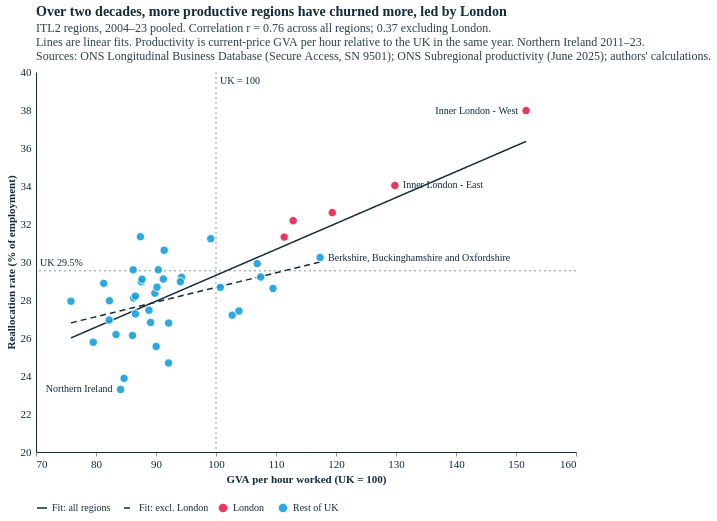

The cell this chart's notebook holds for it:
### Markdown cell above
### 1c. Whole period, 2004–2023

The same levels comparison, pooled over the whole span covered by both datasets (productivity hours start in 2004 and end in 2023). Northern Ireland enters from 2011 only, for both measures. This is the most stable cross-regional picture but mixes the pre-crisis boom, the 2010s and COVID. The robustness rows `2004–23 …` in table (a) drop the spike/COVID years and London. Because UK-wide churn was higher in 2004–10 than afterwards, NI's 2011–23 rate is not strictly comparable with the other regions' 2004–23 rates (it will look somewhat lower). Even so, NI is below the UK in 2011–23 alone.

### Code cell
fp = levels_chart(full, FULL, "2004–23", "Over two decades, more productive regions have churned more, led by London",
                  note=" Northern Ireland 2011–23.", ni_from=2011)
styles.save(fp, str(FIG), "reallocation_productivity_levels_2004_2023", width=540, height=380)
fp.properties(width=540, height=380)

### Figure 1 — Vega-Lite specification as saved in the notebook (floating-point values rounded to 4 significant figures)
{"config": {"background": "#fff", "font": "Circular Std", "text": {"color": "#122b39", "font": "Circular Std", "align": "left", "dx": 7, "dy": 0, "fontSize": 11}, "view": {"stroke": null, "continuousWidth": 350, "continuousHeight": 280, "discreteWidth": 400, "discreteHeight": 300}, "bar": {"color": "#179fdb"}, "line": {"color": "#e6224b"}, "rule": {"color": "#122b39"}, "point": {"filled": true, "size": 80, "color": "#e6224b", "opacity": 0.95}, "geoshape": {"stroke": "white", "strokeWidth": 0.3}, "axis": {"labelColor": "#122b39", "labelFontSize": 11, "labelFont": "Circular Std", "tickColor": "#122b39", "tickOpacity": 0.5, "domainColor": "#122b39", "domainOpacity": 1, "gridColor": "#122b39", "gridDash": [2, 2], "gridOpacity": 0.5, "title": null, "titleColor": "#122b39", "tickSize": 4, "grid": false, "domain": true}, "axisXDiscrete": {"grid": false, "labelAngle": 0, "tickCount": 10, "tickOpacity": 0.5, "title": null}, "axisYDiscrete": {"ticks": false, "labelPadding": 5, "grid": false}, "axisXTemporal": {"grid": false, "ticks": true}, "axisXQuantitative": {"grid": false}, "axisYQuantitative": {"gridColor": "#122b39", "gridDash": [1, 5], "gridOpacity": 0.5, "ticks": false, "labelPadding": 5, "tickCount": 8, "grid": false}, "title": {"color": "#122b39", "subtitleColor": "#122b39E6", "font": "Circular Std", "subtitleFont": "Circular Std", "anchor": "start", "frame": "group", "fontSize": 14, "subtitleFontSize": 12, "subtitlePadding": 4, "offset": 0}, "legend": {"titleColor": "#122b39", "labelColor": "#122b39"}}, "layer": [{"data": {"name": "data-967b250b00915ccf352077de60cc3767"}, "mark": {"type": "rule", "color": "#122b39", "opacity": 0.5, "strokeDash": [2, 3]}, "encoding": {"x": {"field": "v", "scale": {"domain": [70, 160.0], "nice": false, "zero": false}, "type": "quantitative"}}}, {"data": {"name": "data-53831fc8cb099e6a77a0e06df7494ecd"}, "mark": {"type": "rule", "color": "#122b39", "opacity": 0.5, "strokeDash": [2, 3]}, "encoding": {"y": {"field": "v", "scale": {"domain": [20, 40], "nice": false, "zero": false}, "type": "quantitative"}}}, {"data": {"name": "data-843402946058bd9056b123150ee58948"}, "mark": {"type": "text", "align": "left", "baseline": "top", "color": "#122b39", "dx": 4, "dy": 4, "fontSize": 10}, "encoding": {"text": {"value": "UK = 100"}, "x": {"field": "x", "scale": {"domain": [70, 160.0], "nice": false, "zero": false}, "type": "quantitative"}, "y": {"field": "y", "scale": {"domain": [20, 40], "nice": false, "zero": false}, "type": "quantitative"}}}, {"data": {"name": "data-f2e8e358e3fc241efc6d67a31d3da214"}, "mark": {"type": "text", "align": "left", "baseline": "bottom", "color": "#122b39", "dx": 4, "dy": -3, "fontSize": 10}, "encoding": {"text": {"value": "UK 29.5%"}, "x": {"field": "x", "scale": {"domain": [70, 160.0], "nice": false, "zero": false}, "type": "quantitative"}, "y": {"field": "y", "scale": {"domain": [20, 40], "nice": false, "zero": false}, "type": "quantitative"}}}, {"data": {"name": "data-d15c498835ce4410afa0a91999a1712d"}, "mark": {"type": "line", "color": "#122b39", "strokeWidth": 1.5}, "encoding": {"strokeDash": {"field": "fit", "legend": {"orient": "bottom", "title": null}, "scale": {"domain": ["Fit: all regions", "Fit: excl. London"], "range": [[1, 0], [6, 4]]}, "type": "nominal"}, "x": {"field": "x", "scale": {"domain": [70, 160.0], "nice": false, "zero": false}, "type": "quantitative"}, "y": {"field": "y", "scale": {"domain": [20, 40], "nice": false, "zero": false}, "type": "quantitative"}}}, {"data": {"name": "data-a97928bde32feb71283888aa96d980c4"}, "mark": {"type": "circle", "opacity": 0.9, "size": 70, "stroke": "white", "strokeWidth": 1}, "encoding": {"color": {"field": "group", "legend": {"orient": "bottom", "title": null}, "scale": {"domain": ["London", "Rest of UK"], "range": ["#e6224b", "#179fdb"]}, "type": "nominal"}, "tooltip": [{"field": "itl2_name", "title": "Region", "type": "nominal"}, {"field": "prod_rel", "format": ".0f", "title": "GVA/hour (UK=100)", "type": "quantitative"}, {"field": "realloc", "format": ".1f", "title": "Reallocation (%)", "type": "quantitative"}], "x": {"axis": {"values": [70, 80, 90, 100, 110, 120, 130, 140, 150, 160]}, "field": "prod_rel", "scale": {"domain": [70, 160.0], "nice": false, "zero": false}, "title": "GVA per hour worked (UK = 100)", "type": "quantitative"}, "y": {"field": "realloc", "scale": {"domain": [20, 40], "nice": false, "zero": false}, "title": "Reallocation rate (% of employment)", "type": "quantitative"}}}, {"data": {"name": "data-7ef42849de97725edef78a6477994435"}, "mark": {"type": "text", "align": "right", "color": "#122b39", "dx": -8, "dy": 0.0, "fontSize": 10}, "encoding": {"text": {"field": "itl2_name", "type": "nominal"}, "x": {"field": "prod_rel", "scale": {"domain": [70, 160.0], "nice": false, "zero": false}, "type": "quantitative"}, "y": {"field": "realloc", "scale": {"domain": [20, 40], "nice": false, "zero": false}, "type": "quantitative"}}}, {"data": {"name": "data-e698c40937959a56ddf5d6b520ddff73"}, "mark": {"type": "text", "align": "left", "color": "#122b39", "dx": 8, "dy": 0.0, "fontSize": 10}, "encoding": {"text": {"field": "itl2_name", "type": "nominal"}, "x": {"field": "prod_rel", "scale": {"domain": [70, 160.0], "nice": false, "zero": false}, "type": "quantitative"}, "y": {"field": "realloc", "scale": {"domain": [20, 40], "nice": false, "zero": false}, "type": "quantitative"}}}, {"data": {"name": "data-dc9451238009bc7f12a33e1cb883829b"}, "mark": {"type": "text", "align": "left", "color": "#122b39", "dx": 8, "dy": 0.0, "fontSize": 10}, "encoding": {"text": {"field": "itl2_name", "type": "nominal"}, "x": {"field": "prod_rel", "scale": {"domain": [70, 160.0], "nice": false, "zero": false}, "type": "quantitative"}, "y": {"field": "realloc", "scale": {"domain": [20, 40], "nice": false, "zero": false}, "type": "quantitative"}}}, {"data": {"name": "data-952df1f4fdae72714e5a4fee0c6120e1"}, "mark": {"type": "text", "align": "right", "color": "#122b39", "dx": -8, "fontSize": 10}, "encoding": {"text": {"field": "itl2_name", "type": "nominal"}, "x": {"field": "prod_rel", "scale": {"domain": [70, 160.0], "nice": false, "zero": false}, "type": "quantitative"}, "y": {"field": "realloc", "scale": {"domain": [20, 40], "nice": false, "zero": false}, "type": "quantitative"}}}], "height": 380, "resolve": {"scale": {"color": "independent", "strokeDash": "independent"}}, "title": {"text": "Over two decades, more productive regions have churned more, led by London", "subtitle": ["ITL2 regions, 2004–23 pooled. Correlation r = 0.76 across all regions; 0.37 excluding London.", "Lines are linear fits. Productivity is current-price GVA per hour relative to the UK in the same year. Northern Ireland 2011–23.", "Sources: ONS Longitudinal Business Database (Secure Access, SN 9501); ONS Subregional productivity (June 2025); authors' calculations."]}, "width": 540, "$schema": "https://vega.github.io/schema/vega-lite/v5.20.1.json", "datasets": {"data-967b250b00915ccf352077de60cc3767": [{"v": 100.0}], "data-53831fc8cb099e6a77a0e06df7494ecd": [{"v": 29.54}], "data-843402946058bd9056b123150ee58948": [{"x": 100.0, "y": 40}], "data-f2e8e358e3fc241efc6d67a31d3da214": [{"x": 70, "y": 29.54}], "data-d15c498835ce4410afa0a91999a1712d": [{"x": 75.83, "y": 26.0, "fit": "Fit: all regions"}, {"x": 77.37, "y": 26.21, "fit": "Fit: all regions"}, {"x": 78.92, "y": 26.43, "fit": "Fit: all regions"}, {"x": 80.47, "y": 26.64, "fit": "Fit: all regions"}, {"x": 82.02, "y": 26.85, "fit": "Fit: all regions"}, {"x": 83.57, "y": 27.06, "fit": "Fit: all regions"}, {"x": 85.11, "y": 27.27, "fit": "Fit: all regions"}, {"x": 86.66, "y": 27.48, "fit": "Fit: all regions"}, {"x": 88.21, "y": 27.69, "fit": "Fit: all regions"}, {"x": 89.76, "y": 27.9, "fit": "Fit: all regions"}, {"x": 91.31, "y": 28.11, "fit": "Fit: all regions"}, {"x": 92.86, "y": 28.33, "fit": "Fit: all regions"}, {"x": 94.4, "y": 28.54, "fit": "Fit: all regions"}, {"x": 95.95, "y": 28.75, "fit": "Fit: all regions"}, {"x": 97.5, "y": 28.96, "fit": "Fit: all regions"}, {"x": 99.05, "y": 29.17, "fit": "Fit: all regions"}, {"x": 100.6, "y": 29.38, "fit": "Fit: all regions"}, {"x": 102.1, "y": 29.59, "fit": "Fit: all regions"}, {"x": 103.7, "y": 29.8, "fit": "Fit: all regions"}, {"x": 105.2, "y": 30.02, "fit": "Fit: all regions"}, {"x": 106.8, "y": 30.23, "fit": "Fit: all regions"}, {"x": 108.3, "y": 30.44, "fit": "Fit: all regions"}, {"x": 109.9, "y": 30.65, "fit": "Fit: all regions"}, {"x": 111.4, "y": 30.86, "fit": "Fit: all regions"}, {"x": 113.0, "y": 31.07, "fit": "Fit: all regions"}, {"x": 114.5, "y": 31.28, "fit": "Fit: all regions"}, {"x": 116.1, "y": 31.49, "fit": "Fit: all regions"}, {"x": 117.6, "y": 31.7, "fit": "Fit: all regions"}, {"x": 119.2, "y": 31.92, "fit": "Fit: all regions"}, {"x": 120.7, "y": 32.13, "fit": "Fit: all regions"}, {"x": 122.3, "y": 32.34, "fit": "Fit: all regions"}, {"x": 123.8, "y": 32.55, "fit": "Fit: all regions"}, {"x": 125.4, "y": 32.76, "fit": "Fit: all regions"}, {"x": 126.9, "y": 32.97, "fit": "Fit: all regions"}, {"x": 128.5, "y": 33.18, "fit": "Fit: all regions"}, {"x": 130.0, "y": 33.39, "fit": "Fit: all regions"}, {"x": 131.6, "y": 33.6, "fit": "Fit: all regions"}, {"x": 133.1, "y": 33.82, "fit": "Fit: all regions"}, {"x": 134.7, "y": 34.03, "fit": "Fit: all regions"}, {"x": 136.2, "y": 34.24, "fit": "Fit: all regions"}, {"x": 137.8, "y": 34.45, "fit": "Fit: all regions"}, {"x": 139.3, "y": 34.66, "fit": "Fit: all regions"}, {"x": 140.9, "y": 34.87, "fit": "Fit: all regions"}, {"x": 142.4, "y": 35.08, "fit": "Fit: all regions"}, {"x": 143.9, "y": 35.29, "fit": "Fit: all regions"}, {"x": 145.5, "y": 35.5, "fit": "Fit: all regions"}, {"x": 147.0, "y": 35.72, "fit": "Fit: all regions"}, {"x": 148.6, "y": 35.93, "fit": "Fit: all regions"}, {"x": 150.1, "y": 36.14, "fit": "Fit: all regions"}, {"x": 151.7, "y": 36.35, "fit": "Fit: all regions"}, {"x": 75.83, "y": 26.8, "fit": "Fit: excl. London"}, {"x": 76.67, "y": 26.86, "fit": "Fit: excl. London"}, {"x": 77.52, "y": 26.93, "fit": "Fit: excl. London"}, {"x": 78.37, "y": 26.99, "fit": "Fit: excl. London"}, {"x": 79.22, "y": 27.06, "fit": "Fit: excl. London"}, {"x": 80.06, "y": 27.12, "fit": "Fit: excl. London"}, {"x": 80.91, "y": 27.19, "fit": "Fit: excl. London"}, {"x": 81.76, "y": 27.25, "fit": "Fit: excl. London"}, {"x": 82.6, "y": 27.32, "fit": "Fit: excl. London"}, {"x": 83.45, "y": 27.39, "fit": "Fit: excl. London"}, {"x": 84.3, "y": 27.45, "fit": "Fit: excl. London"}, {"x": 85.15, "y": 27.52, "fit": "Fit: excl. London"}, {"x": 85.99, "y": 27.58, "fit": "Fit: excl. London"}, {"x": 86.84, "y": 27.65, "fit": "Fit: excl. London"}, {"x": 87.69, "y": 27.71, "fit": "Fit: excl. London"}, {"x": 88.54, "y": 27.78, "fit": "Fit: excl. London"}, {"x": 89.38, "y": 27.84, "fit": "Fit: excl. London"}, {"x": 90.23, "y": 27.91, "fit": "Fit: excl. London"}, {"x": 91.08, "y": 27.97, "fit": "Fit: excl. London"}, {"x": 91.93, "y": 28.04, "fit": "Fit: excl. London"}, {"x": 92.77, "y": 28.1, "fit": "Fit: excl. London"}, {"x": 93.62, "y": 28.17, "fit": "Fit: excl. London"}, {"x": 94.47, "y": 28.24, "fit": "Fit: excl. London"}, {"x": 95.32, "y": 28.3, "fit": "Fit: excl. London"}, {"x": 96.16, "y": 28.37, "fit": "Fit: excl. London"}, {"x": 97.01, "y": 28.43, "fit": "Fit: excl. London"}, {"x": 97.86, "y": 28.5, "fit": "Fit: excl. London"}, {"x": 98.71, "y": 28.56, "fit": "Fit: excl. London"}, {"x": 99.55, "y": 28.63, "fit": "Fit: excl. London"}, {"x": 100.4, "y": 28.69, "fit": "Fit: excl. London"}, {"x": 101.2, "y": 28.76, "fit": "Fit: excl. London"}, {"x": 102.1, "y": 28.82, "fit": "Fit: excl. London"}, {"x": 102.9, "y": 28.89, "fit": "Fit: excl. London"}, {"x": 103.8, "y": 28.95, "fit": "Fit: excl. London"}, {"x": 104.6, "y": 29.02, "fit": "Fit: excl. London"}, {"x": 105.5, "y": 29.09, "fit": "Fit: excl. London"}, {"x": 106.3, "y": 29.15, "fit": "Fit: excl. London"}, {"x": 107.2, "y": 29.22, "fit": "Fit: excl. London"}, {"x": 108.0, "y": 29.28, "fit": "Fit: excl. London"}, {"x": 108.9, "y": 29.35, "fit": "Fit: excl. London"}, {"x": 109.7, "y": 29.41, "fit": "Fit: excl. London"}, {"x": 110.6, "y": 29.48, "fit": "Fit: excl. London"}, {"x": 111.4, "y": 29.54, "fit": "Fit: excl. London"}, {"x": 112.3, "y": 29.61, "fit": "Fit: excl. London"}, {"x": 113.1, "y": 29.67, "fit": "Fit: excl. London"}, {"x": 114.0, "y": 29.74, "fit": "Fit: excl. London"}, {"x": 114.8, "y": 29.8, "fit": "Fit: excl. London"}, {"x": 115.7, "y": 29.87, "fit": "Fit: excl. London"}, {"x": 116.5, "y": 29.94, "fit": "Fit: excl. London"}, {"x": 117.3, "y": 30.0, "fit": "Fit: excl. London"}], "data-a97928bde32feb71283888aa96d980c4": [{"itl2_code": "TLC1", "itl2_name": "Tees Valley and Durham", "realloc": 28.96, "emp": 456400.0, "prod_rel": 87.53, "group": "Rest of UK"}, {"itl2_code": "TLC2", "itl2_name": "Northumberland, and Tyne and Wear", "realloc": 28.1, "emp": 634500.0, "prod_rel": 86.27, "group": "Rest of UK"}, {"itl2_code": "TLD1", "itl2_name": "Cumbria", "realloc": 23.87, "emp": 237400.0, "prod_rel": 84.68, "group": "Rest of UK"}, {"itl2_code": "TLD3", "itl2_name": "Greater Manchester", "realloc": 30.62, "emp": 1283000.0, "prod_rel": 91.37, "group": "Rest of UK"}, {"itl2_code": "TLD4", "itl2_name": "Lancashire", "realloc": 27.27, "emp": 644800.0, "prod_rel": 86.57, "group": "Rest of UK"}, {"itl2_code": "TLD6", "itl2_name": "Cheshire", "realloc": 29.92, "emp": 487500.0, "prod_rel": 106.9, "group": "Rest of UK"}, {"itl2_code": "TLD7", "itl2_name": "Merseyside", "realloc": 29.59, "emp": 632600.0, "prod_rel": 90.39, "group": "Rest of UK"}, {"itl2_code": "TLE1", "itl2_name": "East Yorkshire and Northern Lincolnshire", "realloc": 26.82, "emp": 396000.0, "prod_rel": 89.09, "group": "Rest of UK"}, {"itl2_code": "TLE2", "itl2_name": "North Yorkshire", "realloc": 28.36, "emp": 391600.0, "prod_rel": 89.81, "group": "Rest of UK"}, {"itl2_code": "TLE3", "itl2_name": "South Yorkshire", "realloc": 28.88, "emp": 566300.0, "prod_rel": 81.28, "group": "Rest of UK"}, {"itl2_code": "TLE4", "itl2_name": "West Yorkshire", "realloc": 29.09, "emp": 1056000.0, "prod_rel": 87.68, "group": "Rest of UK"}, {"itl2_code": "TLF1", "itl2_name": "Derbyshire and Nottinghamshire", "realloc": 28.2, "emp": 934700.0, "prod_rel": 86.56, "group": "Rest of UK"}, {"itl2_code": "TLF2", "itl2_name": "Leicestershire, Rutland and Northamptonshire", "realloc": 29.59, "emp": 837300.0, "prod_rel": 86.19, "group": "Rest of UK"}, {"itl2_code": "TLF3", "itl2_name": "Lincolnshire", "realloc": 26.95, "emp": 296200.0, "prod_rel": 82.18, "group": "Rest of UK"}, {"itl2_code": "TLG1", "itl2_name": "Herefordshire, Worcestershire and Warwickshire", "realloc": 28.68, "emp": 625200.0, "prod_rel": 90.17, "group": "Rest of UK"}, {"itl2_code": "TLG2", "itl2_name": "Shropshire and Staffordshire", "realloc": 27.96, "emp": 686900.0, "prod_rel": 82.24, "group": "Rest of UK"}, {"itl2_code": "TLG3", "itl2_name": "West Midlands", "realloc": 31.33, "emp": 1266000.0, "prod_rel": 87.4, "group": "Rest of UK"}, {"itl2_code": "TLH1", "itl2_name": "East Anglia", "realloc": 26.79, "emp": 1121000.0, "prod_rel": 92.11, "group": "Rest of UK"}, {"itl2_code": "TLH2", "itl2_name": "Bedfordshire and Hertfordshire", "realloc": 31.23, "emp": 867100.0, "prod_rel": 99.12, "group": "Rest of UK"}, {"itl2_code": "TLH3", "itl2_name": "Essex", "realloc": 29.19, "emp": 707000.0, "prod_rel": 94.28, "group": "Rest of UK"}, {"itl2_code": "TLI3", "itl2_name": "Inner London - West", "realloc": 37.97, "emp": 1897000.0, "prod_rel": 151.7, "group": "London"}, {"itl2_code": "TLI4", "itl2_name": "Inner London - East", "realloc": 34.03, "emp": 1197000.0, "prod_rel": 129.8, "group": "London"}, {"itl2_code": "TLI5", "itl2_name": "Outer London - East and North East", "realloc": 31.31, "emp": 541400.0, "prod_rel": 111.4, "group": "London"}, {"itl2_code": "TLI6", "itl2_name": "Outer London - South", "realloc": 32.17, "emp": 475100.0, "prod_rel": 112.9, "group": "London"}, {"itl2_code": "TLI7", "itl2_name": "Outer London - West and North West", "realloc": 32.6, "emp": 881100.0, "prod_rel": 119.4, "group": "London"}, {"itl2_code": "TLJ1", "itl2_name": "Berkshire, Buckinghamshire and Oxfordshire", "realloc": 30.24, "emp": 1276000.0, "prod_rel": 117.3, "group": "Rest of UK"}, {"itl2_code": "TLJ2", "itl2_name": "Surrey, East and West Sussex", "realloc": 29.21, "emp": 1274000.0, "prod_rel": 107.5, "group": "Rest of UK"}, {"itl2_code": "TLJ3", "itl2_name": "Hampshire and Isle of Wight", "realloc": 28.61, "emp": 879000.0, "prod_rel": 109.5, "group": "Rest of UK"}, {"itl2_code": "TLJ4", "itl2_name": "Kent", "realloc": 28.96, "emp": 705500.0, "prod_rel": 94.06, "group": "Rest of UK"}, {"itl2_code": "TLK1", "itl2_name": "Gloucestershire, Wiltshire and Bath/Bristol area", "realloc": 28.66, "emp": 1203000.0, "prod_rel": 100.7, "group": "Rest of UK"}, {"itl2_code": "TLK2", "itl2_name": "Dorset and Somerset", "realloc": 26.13, "emp": 561400.0, "prod_rel": 86.09, "group": "Rest of UK"}, {"itl2_code": "TLK3", "itl2_name": "Cornwall and Isles of Scilly", "realloc": 27.93, "emp": 222600.0, "prod_rel": 75.83, "group": "Rest of UK"}, {"itl2_code": "TLK4", "itl2_name": "Devon", "realloc": 26.18, "emp": 504600.0, "prod_rel": 83.33, "group": "Rest of UK"}, {"itl2_code": "TLL1", "itl2_name": "West Wales and The Valleys", "realloc": 25.78, "emp": 729000.0, "prod_rel": 79.54, "group": "Rest of UK"}, {"itl2_code": "TLL2", "itl2_name": "East Wales", "realloc": 27.46, "emp": 544800.0, "prod_rel": 88.82, "group": "Rest of UK"}, {"itl2_code": "TLM5", "itl2_name": "North Eastern Scotland", "realloc": 27.2, "emp": 279400.0, "prod_rel": 102.7, "group": "Rest of UK"}, {"itl2_code": "TLM6", "itl2_name": "Highlands and Islands", "realloc": 24.69, "emp": 225900.0, "prod_rel": 92.08, "group": "Rest of UK"}, {"itl2_code": "TLM7", "itl2_name": "Eastern Scotland", "realloc": 27.42, "emp": 909100.0, "prod_rel": 103.8, "group": "Rest of UK"}, {"itl2_code": "TLM8", "itl2_name": "West Central Scotland", "realloc": 29.1, "emp": 731500.0, "prod_rel": 91.22, "group": "Rest of UK"}, {"itl2_code": "TLM9", "itl2_name": "Southern Scotland", "realloc": 25.55, "emp": 361700.0, "prod_rel": 90.03, "group": "Rest of UK"}, {"itl2_code": "TLN0", "itl2_name": "Northern Ireland", "realloc": 23.29, "emp": 805000.0, "prod_rel": 84.1, "group": "Rest of UK"}], "data-7ef42849de97725edef78a6477994435": [{"itl2_code": "TLI3", "itl2_name": "Inner London - West", "realloc": 37.97, "emp": 1897000.0, "prod_rel": 151.7, "group": "London", "px": 490.1, "py": 38.63, "right": true, "dy": 0}], "data-e698c40937959a56ddf5d6b520ddff73": [{"itl2_code": "TLI4", "itl2_name": "Inner London - East", "realloc": 34.03, "emp": 1197000.0, "prod_rel": 129.8, "group": "London", "px": 358.9, "py": 113.5, "right": false, "dy": 0}], "data-dc9451238009bc7f12a33e1cb883829b": [{"itl2_code": "TLJ1", "itl2_name": "Berkshire, Buckinghamshire and Oxfordshire", "realloc": 30.24, "emp": 1276000.0, "prod_rel": 117.3, "group": "Rest of UK", "px": 284.1, "py": 185.5, "right": false, "dy": 0}], "data-952df1f4fdae72714e5a4fee0c6120e1": [{"itl2_code": "TLN0", "itl2_name": "Northern Ireland", "realloc": 23.29, "emp": 805000.0, "prod_rel": 84.1, "group": "Rest of UK"}]}}
